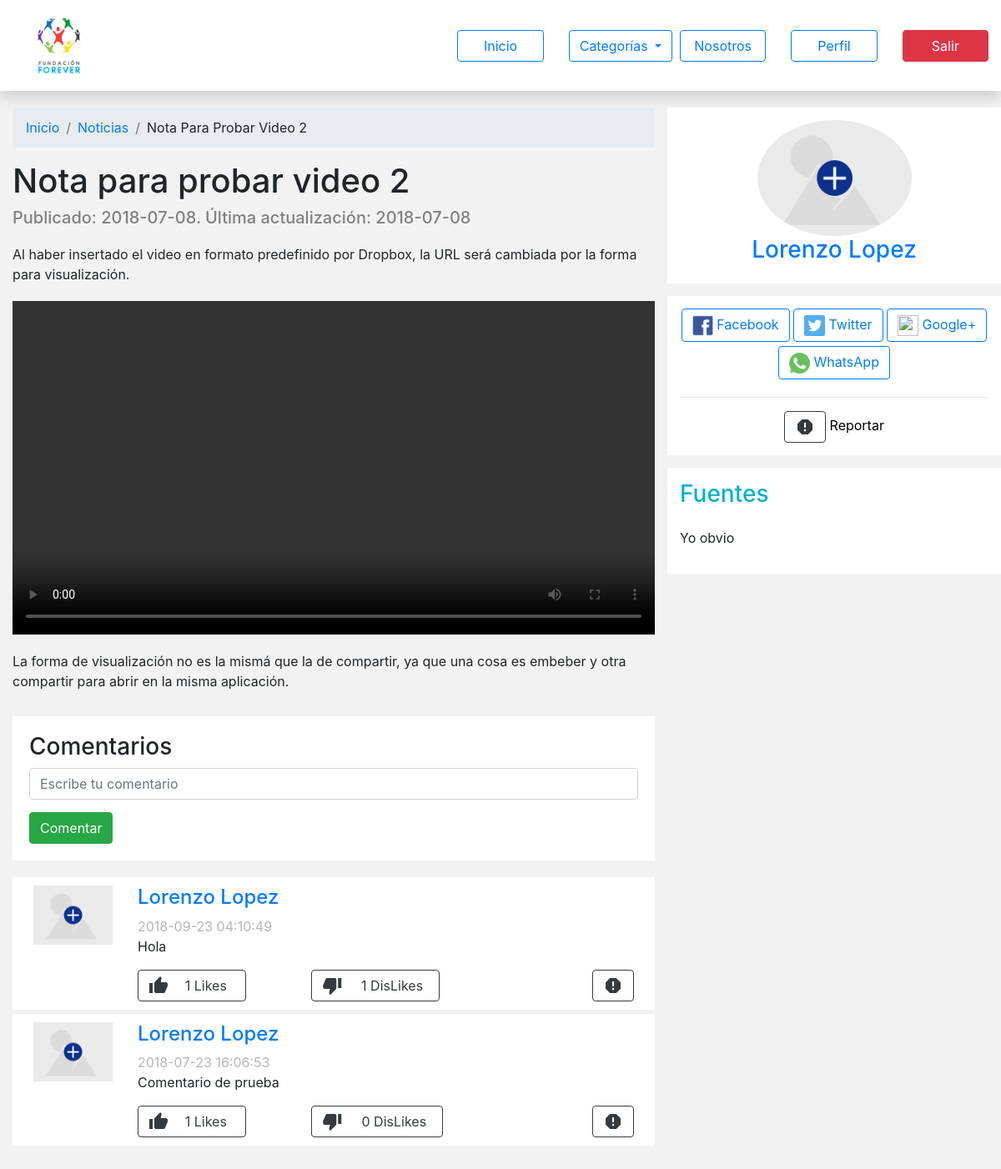
Screenshot of /note.php?idP=15 (signed in) with the database file from the repository.
### tables this page shows
CREATE TABLE `publicacion` (
  `id_publicacion` int(11) NOT NULL,
  `titulo` varchar(60) DEFAULT NULL,
  `bajada` varchar(300) DEFAULT NULL,
  `contenido` mediumtext NOT NULL,
  `banner` varchar(400) DEFAULT NULL,
  `fuentes` varchar(1000) NOT NULL,
  `categoria` varchar(100) DEFAULT NULL,
  `fecha` timestamp NOT NULL DEFAULT CURRENT_TIMESTAMP,
  `actualizacion` timestamp NOT NULL DEFAULT CURRENT_TIMESTAMP,
  `id_usuario` int(11) DEFAULT NULL,
  `estado` int(11) NOT NULL
);

CREATE TABLE `comments` (
  `id_comentario` int(11) NOT NULL,
  `id_usuario` int(11) NOT NULL,
  `id_publicacion` int(11) NOT NULL,
  `contenido` varchar(2000) NOT NULL,
  `fecha` timestamp NOT NULL DEFAULT CURRENT_TIMESTAMP ON UPDATE CURRENT_TIMESTAMP
);

CREATE TABLE `usuario` (
  `id_usuario` int(11) NOT NULL,
  `nombre` varchar(40) DEFAULT NULL,
  `apellido` varchar(40) DEFAULT NULL,
  `foto` varchar(500) DEFAULT NULL,
  `email` varchar(200) DEFAULT NULL,
  `password` varchar(25) DEFAULT NULL,
  `fecha` timestamp NOT NULL DEFAULT CURRENT_TIMESTAMP,
  `becado` varchar(2) DEFAULT NULL,
  `role` int(11) NOT NULL,
  `llave` int(11) NOT NULL,
  `estado` int(11) NOT NULL
);

### note.php (the view, shortened to what this page needs)
<?php
	include 'functions/conexion.php';
	$idPost = $_GET['idP'];
	$cos = $con -> query("SELECT * FROM publicacion WHERE id_publicacion='$idPost' AND estado='1'");
	$row = $cos -> Fetch_Array();
	$creator = $row['id_usuario'];
?>
<html itemscope itemtype="<a href='http://schema.org/Article'>http://schema.org/Article</a>">
<head>
	<link rel="stylesheet" href="https://stackpath.bootstrapcdn.com/bootstrap/4.1.1/css/bootstrap.min.css">
	<link rel="stylesheet" href="css/main.css">
</head>
<body>
<?php include 'template/nav.php'; ?>
	<div id="section-notes" class="container-fluid" style="margin-bottom: 50px;">
		<div class="row">
			<div class="col-md-8">
				<div class="row">
					<div class="col-md-12">
						<nav aria-label="breadcrumb">
						  <ol class="breadcrumb">
						    <li class="breadcrumb-item"><a href="../PeriodicoForever/">Inicio</a></li>
						    <li class="breadcrumb-item" aria-current="page"><a href="../PeriodicoForever/historias.php"><?php echo ucwords($row['categoria']) ?>s</a></li>
						    <li class="breadcrumb-item" aria-current="page"><?php echo ucwords($row['titulo']) ?></li>
						  </ol>
						</nav>
					</div>
				</div>
				<div id="note">
					<h1><?php echo $row['titulo']; ?></h1>
					<h5 style="color: #808080">Publicado: <?php echo substr($row['fecha'], 0,10); ?>. Última actualización: <?php echo substr($row['actualizacion'], 0,10); ?></h5>
					<div id="notes-bajada" style="margin: 20px 0px;">
						<?php echo $row['bajada']; ?>
					</div>
					<div id="banner_video">
						<?php
							$illustration = $row['banner'];
							$pos = strpos($illustration, 'https://www.youtube.com');
							$pos2 = strpos($illustration, 'dropboxusercontent');
							if ($pos !== false) {
								echo '<iframe width="100%" height="400" src="'.$illustration.'" frameborder="0" autoplay="none" allowfullscreen></iframe>';
							} else if( $pos2 !== false ){
								echo '<video src="'.$illustration.'" width="100%" height="400" frameborder="0" controls allowfullscreen preload autostart="false"></video>';
							} else {
								echo '<img src="'.$illustration.'" alt="Banner" width="100%">';
							}
						?>
					</div>
					<div id="notes-contenido" style="margin-top: 20px;">
						<?php echo $row['contenido']; ?>
					</div>
				</div>
<?php if (!empty($_SESSION)) {
	$tU = "";
} else {
	$tU = "- Como invitado";
}; ?>
			<div id="commentInput" style="background: white;padding: 20px;margin-top: 30px;">
				<h3>Comentarios <?php echo $tU; ?></h3>
				<input id="commentContent" name="commentContent" type="text" class="form-control" placeholder="Escribe tu comentario">
				<button id="comentar" type="button" class="btn btn-success" style="margin-top: 15px;" data-id="<?php echo $row['id_publicacion']; ?>">Comentar</button>
			</div>
			<div id="comments-body" class="comments">
<?php
	$sql2 = $con -> query("SELECT * FROM comments WHERE id_publicacion='$idPost' ORDER BY fecha DESC");
	$i = 1;
	while( $array = $sql2 -> fetch_array() )
	{
		$user = $array['id_usuario'];
		$sql3 = $con -> query("SELECT * FROM usuario WHERE id_usuario='$user'");
		$resp  = $sql3 -> fetch_array();
?>
					<div id="commentBox-<?php echo $i; ?>" style="padding: 0px 15px;">
						<div class="row" style="background: white;padding: 10px; margin-top: 5px;">
							<div class="col-md-2">
								<img src="<?php
									$img = $resp['foto'];
									if( $img === "" )
									{
										echo 'imgs/icons/default.png';
									}
									else
									{
										echo $img;
									};
								?>" alt="User Photo" width="100%">
							</div>
							<div class="col-md-10">
								<a href="profile.php?idP=<?php echo $resp['id_usuario']; ?>"><h4><?php echo $resp['nombre']." ".$resp['apellido']; ?></h4></a>
								<span style="color: #B5B5B5;"><?php echo $array['fecha']; ?></span><br>
								<p><?php echo $array['contenido']; ?></p>
								<div class="row align-items-center">
<?php
		if (!empty($_SESSION)) {
			$idC = $array['id_comentario'];
			$Likes = $con -> query("SELECT * FROM reaction_coments WHERE id_comentario='$idC' AND tipo='1'");
			$cant1 = $Likes -> num_rows;
			$DisLikes = $con -> query("SELECT * FROM reaction_coments WHERE id_comentario='$idC' AND tipo='0'");
			$cant0 = $DisLikes -> num_rows;
			if ( $_SESSION['idUser'] == $array['id_usuario'] || !empty($_SESSION['key']) ) {
				$del = '<button class="btn btn-outline-dark" id="delete_c" data-id="'.$array["id_comentario"].'" data-idbox="'.$i.'">
									<i class="material-icons">delete</i>
								</button>';
			} else {
				$del = '<a href="report.php?type=comment&idc='.$array['id_comentario'].'"><button class="btn btn-outline-dark">
									<i class="material-icons">report</i>
								</button></a>';
			};
?>
								<div class="col-4 align-self-center"><button class="btn btn-outline-dark" id="btn-reaction" data-id="<?php echo $array['id_comentario']; ?>" data-type='1'>
									<div class="row">
										<div class="col-3">
											<i class="material-icons">thumb_up</i>
										</div>
										<div class="col-9">
											<span id="like<?php echo $array['id_comentario']; ?>"><?php echo $cant1; ?></span> Likes
										</div>
									</div>
								</button></div>
								<div class="col-4 align-self-center"><button class="btn btn-outline-dark" id="btn-reaction" data-id="<?php echo $array['id_comentario']; ?>" data-type='0'>
									<div class="row">
										<div class="col-3">
											<i class="material-icons">thumb_down</i>
										</div>
										<div class="col-9">
											<span id="dislike<?php echo $array['id_comentario']; ?>"><?php echo $cant0; ?></span> DisLikes
										</div>
									</div>
								</button></div>
								<div class="col-4 align-self-center text-right">
										<?php echo $del; ?>
									</div>
<?php
		};
?>
								</div>
							</div>
						</div>
					</div>
<?php
		$i = $i+1;
	};
	$sql4 = $con -> query("SELECT * FROM usuario WHERE id_usuario='$creator'");
	$resp = $sql4 -> fetch_array();
?>
				</div>
			</div>
			<div class="col-md-4">
				<div class="row">
					<div class="col-md-12 sidebar-box center-text">
						<div>
							<img src="imgs/icons/default.png" width="50%" style="border-radius: 50%;">
						</div>
						<div>
							<a href="profile.php?idP=<?php echo $creator; ?>"><h3 style="font-size: 'Roboto:400',sans-serif;"><?php echo $resp['nombre']." ".$resp['apellido']; ?></h3></a>
						</div>
					</div>
					<div class="col-md-12 sidebar-box center-text">
				        <a id="btn-FB" href="https://www.facebook.com/sharer/sharer.php?u=<?php echo $_SERVER['SERVER_NAME'].$_SERVER['REQUEST_URI']; ?>" target="_blank"><button class="btn btn-outline-primary">
				        	<img src="imgs/icons/fb.png" width="25px"> Facebook
				        </button></a>
				        <a id="btn-TW" href="https://twitter.com/?status= ¡Colabora! <?php echo $_SERVER['SERVER_NAME'].$_SERVER['REQUEST_URI']; ?>" target="_blank"><button class="btn btn-outline-primary">
				        	<img src="imgs/icons/twitter.png" width="25px"> Twitter
				        </button></a>
				        <a id="btn-G" href="https://plus.google.com/share?url=<?php echo $_SERVER['SERVER_NAME'].$_SERVER['REQUEST_URI']; ?>" target="_blank"><button class="btn btn-outline-primary">
				        	<img src="imgs/icons/google.png" width="25px"> Google+
				        </button></a>
				        <a id="btn-Wh" href="https://wa.me/?text=<?php echo $_SERVER['SERVER_NAME'].$_SERVER['REQUEST_URI']; ?>" target="_blank"><button class="btn btn-outline-primary" style="margin:5px;">
				        	<img src="imgs/icons/whatsapp.png" width="25px"> WhatsApp
				        </button></a>
				        <hr>
				        <a href="report.php?type=note&idn=<?php echo $idPost; ?>" style="color:black;"><button class="btn btn-outline-dark">
							<i class="material-icons">report</i>
						</button> Reportar</a>
					</div>
					<div class="col-md-12 sidebar-box">
						<h3 style="margin: 0;color: #00B2CC;">Fuentes <span style="float: right;" class="icon-import_contacts"></span></h3>
						<div><br>
							<p><?php echo $row['fuentes']; ?></p>
						</div>
					</div>
				</div>
			</div>
		</div>
	</div>
</body>
</html>

### css/main.css (style rules this page uses)
body { padding-bottom: 20px; background: #F2F2F2; }
button { outline: none; }
.center-text { text-align: center; }
#section-notice, #section-notes { margin-top: 20px; }
.sidebar-box { padding: 15px; background: white; margin-bottom: 15px; }
.comments { margin-top: 20px; opacity: 1; transition: 0.3s all ease-in-out; }

### rows the page displays
publicacion: categoria "Noticia", titulo "Nota Para Probar Video 2", titulo "Nota para probar video 2", fecha "2018-07-08", actualizacion "2018-07-08", bajada "Al haber insertado el video en formato predefinido por Dropbox, la URL será cambiada por la forma para visualización.", contenido "La forma de visualización no es la mismá que la de compartir, ya que una cosa es embeber y otra compartir para abrir en la misma aplicación.", fuentes "Yo obvio"
comments: id_usuario.nombre "Lorenzo", id_usuario.apellido "Lopez", fecha "2018-09-23 04:10:49", contenido "Hola", cant1 "1", cant0 "1"
comments: id_usuario.nombre "Lorenzo", id_usuario.apellido "Lopez", fecha "2018-07-23 16:06:53", contenido "Comentario de prueba", cant1 "1", cant0 "0"
usuario: nombre "Lorenzo", apellido "Lopez"
